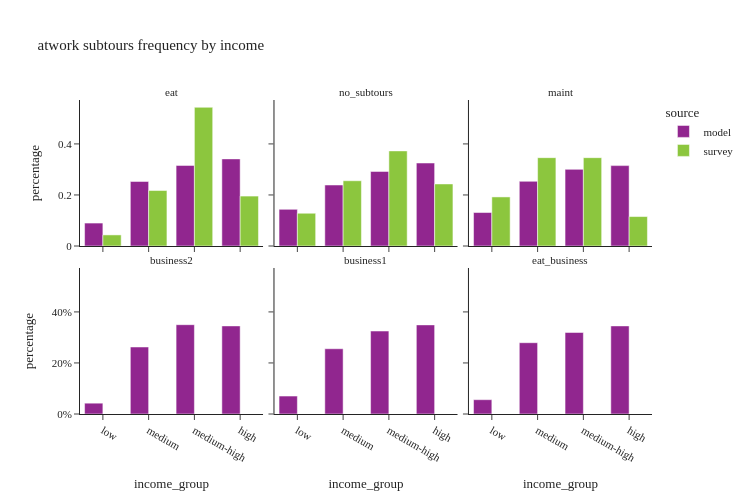

Write notebook code for a chart like this one.
### Code cell
util.plot_share_facetbar(work_tour, 'tour_weight', share_col="income_group", title="atwork subtours frequency by income", 
                             facet_col='atwork_subtour_frequency', facet_col_wrap=3, height=500, orientation='v')

### Figure 1 — Plotly figure (JSON) as saved in the notebook; plotly's stock layout.template omitted (floating-point values rounded to 4 significant figures)
{"data": [{"alignmentgroup": "True", "customdata": [[25959], [73015], [91160], [98534]], "hovertemplate": "source=model<br>atwork_subtour_frequency=eat<br>income_group=%{x}<br>percentage=%{y}<br>sample_size=%{customdata[0]}<extra></extra>", "legendgroup": "model", "marker": {"color": "#91268F", "pattern": {"shape": ""}}, "name": "model", "offsetgroup": "model", "orientation": "v", "showlegend": true, "textposition": "auto", "type": "bar", "x": ["low", "medium", "medium-high", "high"], "xaxis": "x4", "y": [0.08993, 0.2529, 0.3158, 0.3413], "yaxis": "y4"}, {"alignmentgroup": "True", "customdata": [[133633], [222432], [271956], [302600]], "hovertemplate": "source=model<br>atwork_subtour_frequency=no_subtours<br>income_group=%{x}<br>percentage=%{y}<br>sample_size=%{customdata[0]}<extra></extra>", "legendgroup": "model", "marker": {"color": "#91268F", "pattern": {"shape": ""}}, "name": "model", "offsetgroup": "model", "orientation": "v", "showlegend": false, "textposition": "auto", "type": "bar", "x": ["low", "medium", "medium-high", "high"], "xaxis": "x5", "y": [0.1436, 0.239, 0.2922, 0.3252], "yaxis": "y5"}, {"alignmentgroup": "True", "customdata": [[6108], [11798], [13977], [14663]], "hovertemplate": "source=model<br>atwork_subtour_frequency=maint<br>income_group=%{x}<br>percentage=%{y}<br>sample_size=%{customdata[0]}<extra></extra>", "legendgroup": "model", "marker": {"color": "#91268F", "pattern": {"shape": ""}}, "name": "model", "offsetgroup": "model", "orientation": "v", "showlegend": false, "textposition": "auto", "type": "bar", "x": ["low", "medium", "medium-high", "high"], "xaxis": "x6", "y": [0.1312, 0.2535, 0.3003, 0.315], "yaxis": "y6"}, {"alignmentgroup": "True", "customdata": [[98], [607], [809], [798]], "hovertemplate": "source=model<br>atwork_subtour_frequency=business2<br>income_group=%{x}<br>percentage=%{y}<br>sample_size=%{customdata[0]}<extra></extra>", "legendgroup": "model", "marker": {"color": "#91268F", "pattern": {"shape": ""}}, "name": "model", "offsetgroup": "model", "orientation": "v", "showlegend": false, "textposition": "auto", "type": "bar", "x": ["low", "medium", "medium-high", "high"], "xaxis": "x", "y": [0.04239, 0.2625, 0.3499, 0.3452], "yaxis": "y"}, {"alignmentgroup": "True", "customdata": [[4275], [15573], [19799], [21267]], "hovertemplate": "source=model<br>atwork_subtour_frequency=business1<br>income_group=%{x}<br>percentage=%{y}<br>sample_size=%{customdata[0]}<extra></extra>", "legendgroup": "model", "marker": {"color": "#91268F", "pattern": {"shape": ""}}, "name": "model", "offsetgroup": "model", "orientation": "v", "showlegend": false, "textposition": "auto", "type": "bar", "x": ["low", "medium", "medium-high", "high"], "xaxis": "x2", "y": [0.07018, 0.2557, 0.325, 0.3491], "yaxis": "y2"}, {"alignmentgroup": "True", "customdata": [[229], [1141], [1305], [1410]], "hovertemplate": "source=model<br>atwork_subtour_frequency=eat_business<br>income_group=%{x}<br>percentage=%{y}<br>sample_size=%{customdata[0]}<extra></extra>", "legendgroup": "model", "marker": {"color": "#91268F", "pattern": {"shape": ""}}, "name": "model", "offsetgroup": "model", "orientation": "v", "showlegend": false, "textposition": "auto", "type": "bar", "x": ["low", "medium", "medium-high", "high"], "xaxis": "x3", "y": [0.05606, 0.2793, 0.3195, 0.3452], "yaxis": "y3"}, {"alignmentgroup": "True", "customdata": [[2], [10], [25], [9]], "hovertemplate": "source=survey<br>atwork_subtour_frequency=eat<br>income_group=%{x}<br>percentage=%{y}<br>sample_size=%{customdata[0]}<extra></extra>", "legendgroup": "survey", "marker": {"color": "#8CC63E", "pattern": {"shape": ""}}, "name": "survey", "offsetgroup": "survey", "orientation": "v", "showlegend": true, "textposition": "auto", "type": "bar", "x": ["low", "medium", "medium-high", "high"], "xaxis": "x4", "y": [0.04348, 0.2174, 0.5435, 0.1957], "yaxis": "y4"}, {"alignmentgroup": "True", "customdata": [[123], [245], [357], [233]], "hovertemplate": "source=survey<br>atwork_subtour_frequency=no_subtours<br>income_group=%{x}<br>percentage=%{y}<br>sample_size=%{customdata[0]}<extra></extra>", "legendgroup": "survey", "marker": {"color": "#8CC63E", "pattern": {"shape": ""}}, "name": "survey", "offsetgroup": "survey", "orientation": "v", "showlegend": false, "textposition": "auto", "type": "bar", "x": ["low", "medium", "medium-high", "high"], "xaxis": "x5", "y": [0.1284, 0.2557, 0.3727, 0.2432], "yaxis": "y5"}, {"alignmentgroup": "True", "customdata": [[5], [9], [9], [3]], "hovertemplate": "source=survey<br>atwork_subtour_frequency=maint<br>income_group=%{x}<br>percentage=%{y}<br>sample_size=%{customdata[0]}<extra></extra>", "legendgroup": "survey", "marker": {"color": "#8CC63E", "pattern": {"shape": ""}}, "name": "survey", "offsetgroup": "survey", "orientation": "v", "showlegend": false, "textposition": "auto", "type": "bar", "x": ["low", "medium", "medium-high", "high"], "xaxis": "x6", "y": [0.1923, 0.3462, 0.3462, 0.1154], "yaxis": "y6"}], "layout": {"annotations": [{"font": {}, "showarrow": false, "text": "business2", "x": 0.16, "xanchor": "center", "xref": "paper", "y": 0.465, "yanchor": "bottom", "yref": "paper"}, {"font": {}, "showarrow": false, "text": "business1", "x": 0.5, "xanchor": "center", "xref": "paper", "y": 0.465, "yanchor": "bottom", "yref": "paper"}, {"font": {}, "showarrow": false, "text": "eat_business", "x": 0.84, "xanchor": "center", "xref": "paper", "y": 0.465, "yanchor": "bottom", "yref": "paper"}, {"font": {}, "showarrow": false, "text": "eat", "x": 0.16, "xanchor": "center", "xref": "paper", "y": 1.0, "yanchor": "bottom", "yref": "paper"}, {"font": {}, "showarrow": false, "text": "no_subtours", "x": 0.5, "xanchor": "center", "xref": "paper", "y": 1.0, "yanchor": "bottom", "yref": "paper"}, {"font": {}, "showarrow": false, "text": "maint", "x": 0.84, "xanchor": "center", "xref": "paper", "y": 1.0, "yanchor": "bottom", "yref": "paper"}], "barmode": "group", "height": 500, "legend": {"title": {"text": "source"}, "tracegroupgap": 0}, "title": {"text": "atwork subtours frequency by income"}, "width": 750, "xaxis": {"anchor": "y", "domain": [0.0, 0.32], "title": {"text": "income_group"}}, "xaxis2": {"anchor": "y2", "domain": [0.34, 0.66], "matches": "x", "title": {"text": "income_group"}}, "xaxis3": {"anchor": "y3", "domain": [0.68, 1.0], "matches": "x", "title": {"text": "income_group"}}, "xaxis4": {"anchor": "y4", "domain": [0.0, 0.32], "matches": "x", "showticklabels": false}, "xaxis5": {"anchor": "y5", "domain": [0.34, 0.66], "matches": "x", "showticklabels": false}, "xaxis6": {"anchor": "y6", "domain": [0.68, 1.0], "matches": "x", "showticklabels": false}, "yaxis": {"anchor": "x", "domain": [0.0, 0.465], "tickformat": ".0%", "title": {"text": "percentage"}}, "yaxis2": {"anchor": "x2", "domain": [0.0, 0.465], "matches": "y", "showticklabels": false, "tickformat": ".0%"}, "yaxis3": {"anchor": "x3", "domain": [0.0, 0.465], "matches": "y", "showticklabels": false}, "yaxis4": {"anchor": "x4", "domain": [0.535, 1.0], "matches": "y", "title": {"text": "percentage"}}, "yaxis5": {"anchor": "x5", "domain": [0.535, 1.0], "matches": "y", "showticklabels": false}, "yaxis6": {"anchor": "x6", "domain": [0.535, 1.0], "matches": "y", "showticklabels": false}}}
